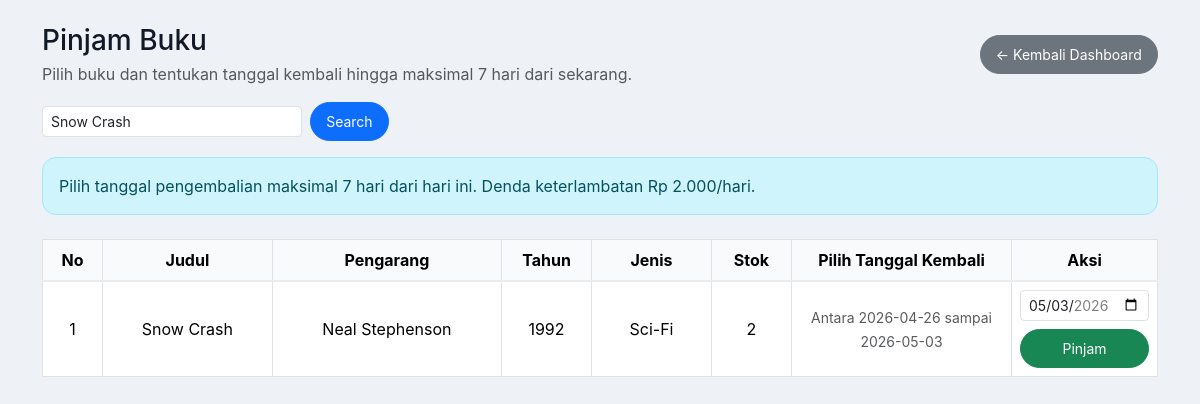
The app's page /siswa/pinjam.php?cari=Snow Crash (signed in) with its own data.
### tables this page shows
CREATE TABLE `buku` (
  `id` int(11) NOT NULL,
  `judul` varchar(255) NOT NULL,
  `pengarang` varchar(100) NOT NULL,
  `tahun_terbit` int(11) DEFAULT NULL,
  `jenis` varchar(100) DEFAULT NULL,
  `stok` int(11) NOT NULL DEFAULT 0,
  `harga` int(11) NOT NULL DEFAULT 0,
  `created_at` timestamp NOT NULL DEFAULT current_timestamp(),
  `updated_at` timestamp NOT NULL DEFAULT current_timestamp() ON UPDATE current_timestamp()
);

### siswa/pinjam.php (the view, shortened to what this page needs)
<?php
include __DIR__ . '/../koneksi.php';
$hari_ini = date('Y-m-d');
$max_batas = date('Y-m-d', strtotime('+7 days'));
$cari = $_GET['cari'] ?? '';
if($cari != ''){
    $safeCari = mysqli_real_escape_string($koneksi, $cari);
    $data = mysqli_query($koneksi,"SELECT * FROM buku WHERE
        judul LIKE '%$safeCari%' OR
        pengarang LIKE '%$safeCari%' OR
        tahun_terbit LIKE '%$safeCari%' OR
        jenis LIKE '%$safeCari%'
        ORDER BY id DESC");
}else{
    $data = mysqli_query($koneksi,"SELECT * FROM buku ORDER BY id DESC");
}
?>
<!DOCTYPE html>
<html lang="id">
<head>
    <link href="https://cdn.jsdelivr.net/npm/bootstrap@5.3.2/dist/css/bootstrap.min.css" rel="stylesheet">
</head>
<body>
<div class="container mt-4">
    <div class="row align-items-center mb-3">
        <div class="col-md-8">
            <h3 class="mb-1">Pinjam Buku</h3>
            <p class="text-muted mb-0">Pilih buku dan tentukan tanggal kembali hingga maksimal 7 hari dari sekarang.</p>
        </div>
        <div class="col-md-4 text-md-end mt-3 mt-md-0">
            <a href="dashboard.php" class="btn btn-secondary btn-sm">← Kembali Dashboard</a>
        </div>
    </div>
    <form class="d-flex flex-wrap gap-2 align-items-center mb-3" method="GET">
        <input type="text" name="cari" value="<?= htmlspecialchars($cari) ?>"
               class="form-control form-control-sm" style="max-width:260px;"
               placeholder="Cari buku...">
        <button class="btn btn-primary btn-sm">Search</button>
    </form>
    <div class="alert alert-info p-3 mb-4">
        Pilih tanggal pengembalian maksimal 7 hari dari hari ini. Denda keterlambatan Rp 2.000/hari.
    </div>
    <div class="table-responsive">
        <table class="table table-bordered table-hover align-middle">
            <tr class="text-center">
                <th style="width:60px">No</th>
                <th>Judul</th>
                <th>Pengarang</th>
                <th style="width:90px">Tahun</th>
                <th style="width:120px">Jenis</th>
                <th style="width:80px">Stok</th>
                <th style="width:220px">Pilih Tanggal Kembali</th>
                <th style="width:140px">Aksi</th>
            </tr>
            <?php
            $no = 1;
            while ($d = mysqli_fetch_assoc($data)) :
            ?>
            <tr class="text-center">
                <td><?= $no++ ?></td>
                <td><?= htmlspecialchars($d['judul']) ?></td>
                <td><?= htmlspecialchars($d['pengarang']) ?></td>
                <td><?= htmlspecialchars($d['tahun_terbit']) ?></td>
                <td><?= htmlspecialchars($d['jenis']) ?></td>
                <td><?= $d['stok'] ?></td>
                <td>
                    <?php if($d['stok'] > 0){ ?>
                        <small class="text-muted">Antara <?= $hari_ini ?> sampai <?= $max_batas ?></small>
                    <?php } else { ?>
                        -
                    <?php } ?>
                </td>
                <td>
                    <?php if($d['stok'] > 0){ ?>
                        <form method="POST" class="d-flex flex-column gap-2 align-items-center">
                            <input type="date" name="batas_kembali" class="form-control form-control-sm"
                                min="<?= $hari_ini ?>" max="<?= $max_batas ?>" value="<?= $max_batas ?>" required>
                            <button type="submit" class="btn btn-success btn-sm w-100">Pinjam</button>
                        </form>
                    <?php } else { ?>
                        <button class="btn btn-secondary btn-sm" disabled>Habis</button>
                    <?php } ?>
                </td>
            </tr>
            <?php endwhile; ?>
        </table>
    </div>
</div>
</body>
</html>

### siswa/pinjam.php (style rules this page uses)
body { background: #eef2f7; color: #1f2937; font-family: Inter, system-ui, -apple-system, BlinkMacSystemFont, "Segoe UI", sans-serif; }
.btn { border-radius: 999px; }
.btn-sm { padding: 0.5rem 0.95rem; }
.table th { background: #f8fafc; border-bottom: 2px solid #e9ecef; }
.table td, .table th { vertical-align: middle; }
.alert { border-radius: 14px; }
h3, h4, h5, h6 { color: #111827; }

### records on screen
buku: judul "Snow Crash", pengarang "Neal Stephenson", tahun_terbit "1992", jenis "Sci-Fi", stok "2"
